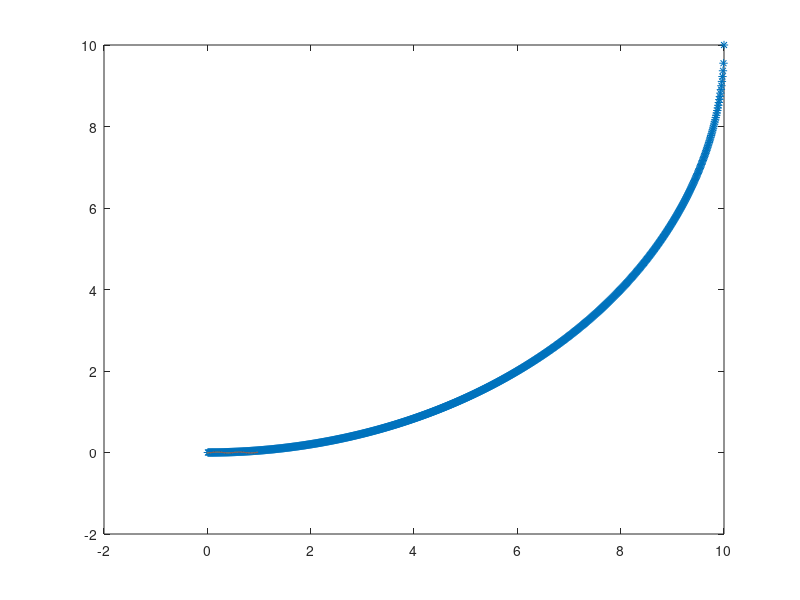

Here is the MATLAB script that generated this plot:
%% system parameters

l_f = .460/2; % half length of vehicle
h = .1; % sample time
T = 1000; % length of simulation
stanley_gain = 500; % gain of the controller
del_upper_bnd = 25*(pi/180); % bounds on steering angle
del_lower_bnd = -del_upper_bnd;

% model for x, y, heading (psi), velocity of vehicle
x_kp1 = @(x, v, psi) x + v*cos(psi)*h;
y_kp1 = @(y, v, psi) y + v*sin(psi)*h;
psi_kp1 = @(psi, v, del) psi + (v/l_f)*del*h;
%v_kp1 = @(v) v; % assume constant velocity

% heading error and cross track error
%heading_err = @(desired_psi, psi) desired_psi - psi;
crosstrack_err = @(path_y, y, path_x, x) sqrt((path_x-x)^2 + (path_y-y)^2);

% coords for entire path (we are given this by motion planner)
path_x = [.01:.01:10];
path_y = -sqrt(10^2 - path_x.^2) + 10;
desired_psi = atan(path_x/sqrt(100-path_x.^2)); % heading of the path at every point

% initial vehicle states
x0 = -0.01;
y0 = -0.01;
v0 = .01;
%acc0 = 0;
psi0 = 0;
del0 = 0;
%%psi_err0 = heading_err(desired_psi(1), psi0);
closest_y = path_y(1);
closest_x = path_x(1);
cte0 = crosstrack_err(closest_y, y0, closest_x, x0);

% figure(1)
% plot(path_x, path_y, '*')

x = zeros(1,T); 
y = zeros(1,T);
%v_out = [v0 []];
%acc_out = [acc0 []];
psi = zeros(1,T);
del = zeros(1,T);
%psi_err = [psi_err0 []];
cte = zeros(1,T);

x(1) = -0.01;
y(1) = -0.01;
psi(1) = 0;
del(1) = 0;
cte(1) = cte0;
del(1) = psi(1) + atan(stanley_gain*cte(1)/v0);
if del(1) > del_upper_bnd
    del(1) = del_upper_bnd;
elseif del(1) < del_lower_bnd
    del(1) = del_lower_bnd;
end

for t = 2:T
    
    psi(t) = psi_kp1(psi(t-1), v0, del(t-1));
    x(t) = x_kp1(x(t-1), v0, psi(t-1));
    y(t) = y_kp1(y(t-1), v0, psi(t-1));
    
    if crosstrack_err(path_y(t), y(t), path_x(t), x(t)) < crosstrack_err(closest_y, y(t), closest_x, x(t))
        closest_y = path_y(t);
        closest_x = path_x(t);
    end
    cte(t) = crosstrack_err(closest_y, y(t), closest_x, x(t));
    rel_angle(t) = atan2(x(t)*closest_y - y(t)*closest_x, x(t)*closest_x + y(t)*closest_y);
    del(t) = sign( atan2(x(t)*closest_y - y(t)*closest_x, x(t)*closest_x + y(t)*closest_y) )*(psi(t) + atan(stanley_gain*cte(t)/v0));
    %del(t) = stanley_gain*cte(t);
    if del(t) > del_upper_bnd
        del(t) = del_upper_bnd;
    elseif del(t) < del_lower_bnd
        del(t) = del_lower_bnd;
    end
end

% figure(2)
% plot(1:T,cte)

figure(3)
plot(path_x, path_y, '*', x, y)

% figure(4)
% plot(1:T, rel_angle)
